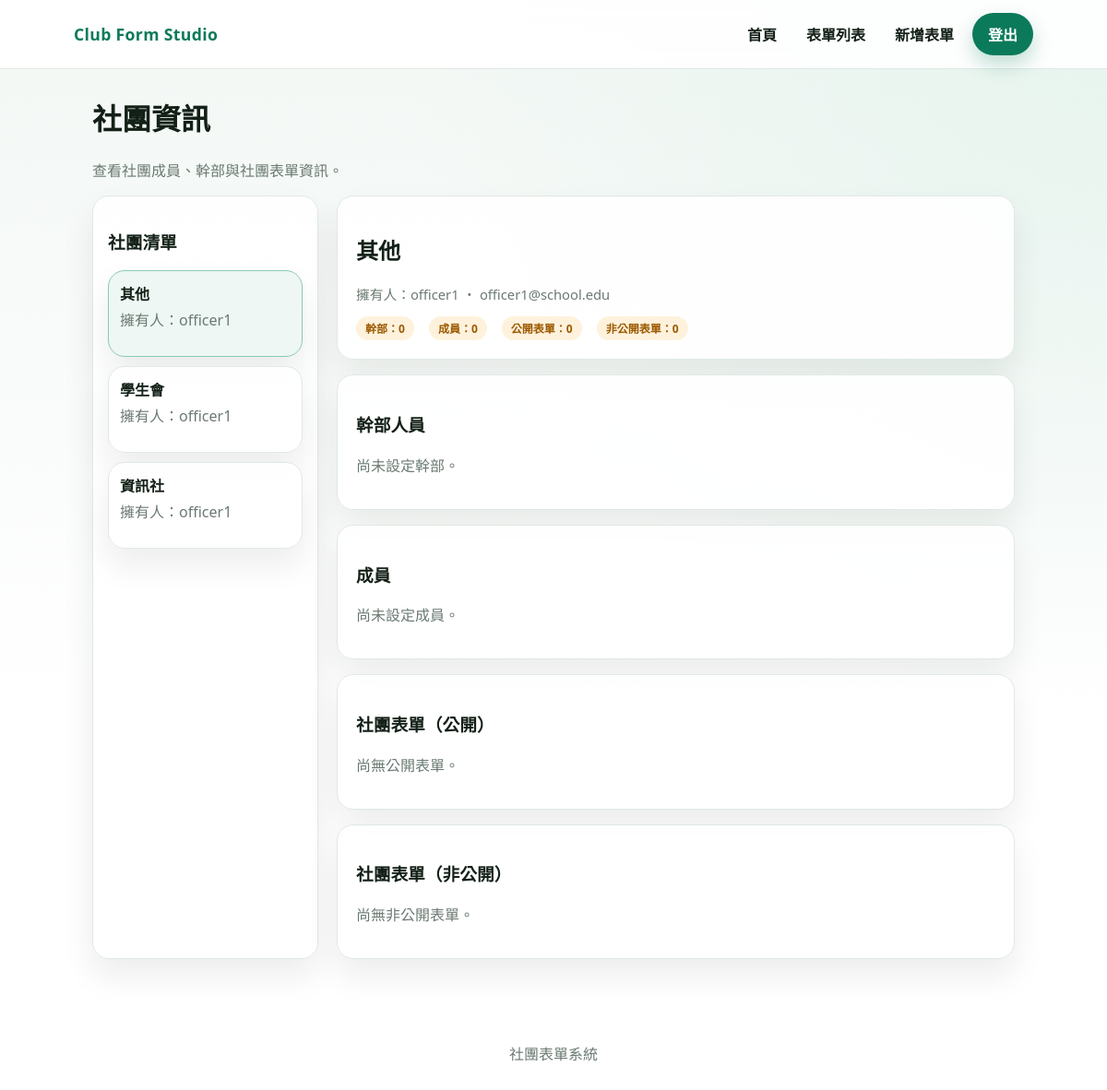
Before: /clubs/manage.php (signed in) with the older database file.
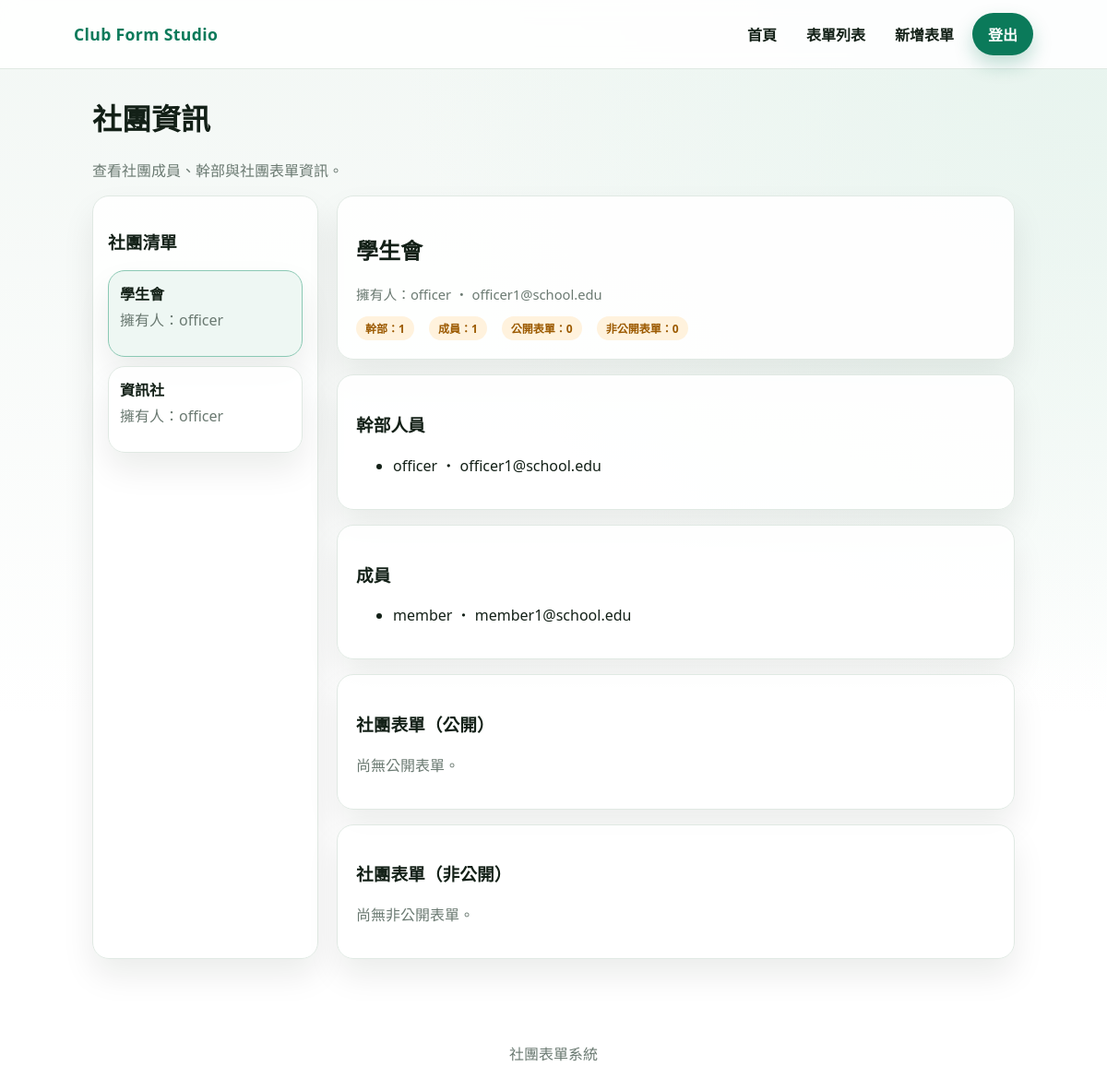
After: the same page with the newer database file.
### tables this page shows
CREATE TABLE clubs (
    id INT PRIMARY KEY AUTO_INCREMENT,
    name VARCHAR(100) UNIQUE NOT NULL,
    owner_user_id INT NOT NULL COMMENT '社團擁有者（建立者）',
    created_at TIMESTAMP DEFAULT CURRENT_TIMESTAMP,
    updated_at TIMESTAMP DEFAULT CURRENT_TIMESTAMP ON UPDATE CURRENT_TIMESTAMP,
    FOREIGN KEY (owner_user_id) REFERENCES users(id) ON DELETE RESTRICT,
    INDEX idx_owner (owner_user_id)
);

CREATE TABLE users (
    id INT PRIMARY KEY AUTO_INCREMENT,
    username VARCHAR(50) UNIQUE NOT NULL,
    password VARCHAR(255) NOT NULL,
    email VARCHAR(100) UNIQUE NOT NULL,
    club_category VARCHAR(100) NOT NULL COMMENT '社團分類：學術性、康樂性等',
    role ENUM('guest', 'member', 'club_officer', 'admin') DEFAULT 'member' COMMENT '身份：訪客、社團成員、社團幹部、管理員',
    created_at TIMESTAMP DEFAULT CURRENT_TIMESTAMP,
    updated_at TIMESTAMP DEFAULT CURRENT_TIMESTAMP ON UPDATE CURRENT_TIMESTAMP
);

### clubs/manage.php (the view, shortened to what the changed rows need)
<?php
$user_raw = isset($_SESSION['user']) ? $_SESSION['user'] : null;
$errors = [];
$is_admin = false;
$clubs = [];
$club = null;
$members = [];
$officers = [];
$public_forms = [];
$private_forms = [];
$selected_id = isset($_GET['id']) ? (int) $_GET['id'] : 0;
try {
	$pdo = get_db();
	$user_stmt = $pdo->prepare('SELECT id, username, role, club_category FROM users WHERE username = :u LIMIT 1');
	$user_stmt->execute([':u' => $user_raw]);
	$current_user = $user_stmt->fetch();
	if (!$current_user) {
		$errors[] = '找不到登入帳號資料。';
	} else {
		$is_admin = ($current_user['role'] === 'admin');
	}
	if (empty($errors)) {
		if ($is_admin) {
			$clubs = $pdo->query('SELECT c.id, c.name, u.username AS owner_name FROM clubs c JOIN users u ON u.id = c.owner_user_id ORDER BY c.name ASC')->fetchAll();
		}
	}
	if (empty($clubs)) {
		$errors[] = $is_admin ? '尚未建立任何社團。' : '你尚未加入任何社團。';
	} else {
		if ($selected_id === 0) {
			$selected_id = (int) $clubs[0]['id'];
		} else {
			$allowed_ids = array_map('intval', array_column($clubs, 'id'));
			if (!in_array($selected_id, $allowed_ids, true)) {
				$selected_id = (int) $clubs[0]['id'];
			}
		}
		$stmt = $pdo->prepare('SELECT c.id, c.name, c.owner_user_id, u.username AS owner_name, u.email AS owner_email FROM clubs c JOIN users u ON u.id = c.owner_user_id WHERE c.id = :id LIMIT 1');
		$stmt->execute([':id' => $selected_id]);
		$club = $stmt->fetch();
		if (!$club) {
			$errors[] = '找不到指定的社團。';
		} else {
			$member_stmt = $pdo->prepare('SELECT username, email, role FROM users WHERE club_category = :club ORDER BY role DESC, username ASC');
			$member_stmt->execute([':club' => $club['name']]);
			$members_all = $member_stmt->fetchAll();
			foreach ($members_all as $member) {
				if ($member['role'] === 'club_officer') {
					$officers[] = $member;
				} elseif ($member['role'] === 'member') {
					$members[] = $member;
				}
			}
		}
	}
} catch (Throwable $e) {
	$errors[] = '資料庫讀取失敗，請稍後再試。';
}
?>
<!doctype html>
<html lang="zh-Hant">
	<head>
		<link rel="stylesheet" href="/group_41/css/app.css" />
	</head>
	<body>
		<main class="section">
			<div class="container">
				<h1>社團資訊</h1>
				<?php if (!empty($errors)) : ?>
					<div class="error">
						<ul>
							<?php foreach ($errors as $e) : ?>
								<li><?php echo htmlspecialchars($e); ?></li>
							<?php endforeach; ?>
						</ul>
					</div>
				<?php else : ?>
					<div style="display: grid; gap: 20px; grid-template-columns: minmax(220px, 1fr) minmax(0, 3fr)">
						<div class="panel" style="padding: 16px">
							<h3>社團清單</h3>
							<div style="display: grid; gap: 10px; margin-top: 12px">
								<?php foreach ($clubs as $item) : ?>
									<?php $active = ($club && $club['id'] == $item['id']); ?>
									<a
										href="/group_41/clubs/manage.php?id=<?php echo (int) $item['id']; ?>"
										class="panel"
										style="padding: 12px; border-color: <?php echo $active ? '#8bc9b4' : '#e0e9e3'; ?>; background: <?php echo $active ? '#eef7f3' : 'rgba(255,255,255,0.9)'; ?>"
									>
										<strong><?php echo htmlspecialchars($item['name']); ?></strong>
										<p class="muted" style="margin-top: 4px">擁有人：<?php echo htmlspecialchars($item['owner_name']); ?></p>
									</a>
								<?php endforeach; ?>
							</div>
						</div>
						<div style="display: grid; gap: 16px">
							<div class="panel" style="padding: 20px">
								<h2><?php echo htmlspecialchars($club['name']); ?></h2>
								<p class="meta">擁有人：<?php echo htmlspecialchars($club['owner_name']); ?><?php echo $club['owner_email'] ? ' ・ ' . htmlspecialchars($club['owner_email']) : ''; ?></p>
								<div style="display: flex; gap: 16px; flex-wrap: wrap; margin-top: 12px">
									<span class="pill">幹部：<?php echo number_format(count($officers)); ?></span>
									<span class="pill">成員：<?php echo number_format(count($members)); ?></span>
									<span class="pill">公開表單：<?php echo number_format(count($public_forms)); ?></span>
									<span class="pill">非公開表單：<?php echo number_format(count($private_forms)); ?></span>
								</div>
							</div>
							<div class="panel" style="padding: 20px">
								<h3>幹部人員</h3>
								<?php if (empty($officers)) : ?>
									<p class="muted">尚未設定幹部。</p>
								<?php else : ?>
									<ul>
										<?php foreach ($officers as $officer) : ?>
											<li><?php echo htmlspecialchars($officer['username']); ?><?php echo $officer['email'] ? ' ・ ' . htmlspecialchars($officer['email']) : ''; ?></li>
										<?php endforeach; ?>
									</ul>
								<?php endif; ?>
							</div>
							<div class="panel" style="padding: 20px">
								<h3>成員</h3>
								<?php if (empty($members)) : ?>
									<p class="muted">尚未設定成員。</p>
								<?php else : ?>
									<ul>
										<?php foreach ($members as $member) : ?>
											<li><?php echo htmlspecialchars($member['username']); ?><?php echo $member['email'] ? ' ・ ' . htmlspecialchars($member['email']) : ''; ?></li>
										<?php endforeach; ?>
									</ul>
								<?php endif; ?>
							</div>
							<div class="panel" style="padding: 20px">
								<h3>社團表單（公開）</h3>
								<?php if (empty($public_forms)) : ?>
									<p class="muted">尚無公開表單。</p>
								<?php endif; ?>
							</div>
							<div class="panel" style="padding: 20px">
								<h3>社團表單（非公開）</h3>
								<?php if (empty($private_forms)) : ?>
									<p class="muted">尚無非公開表單。</p>
								<?php endif; ?>
							</div>
						</div>
					</div>
				<?php endif; ?>
			</div>
		</main>
	</body>
</html>
<?php
exit();

Changed rows visible on the page:
removed clubs: name "其他", owner_user.username "officer1", owner_user.email "officer1@school.edu"
changed through a linked row, clubs "學生會": owner_user.username "officer1" → "officer"
changed through a linked row, clubs "資訊社": owner_user.username "officer1" → "officer"
now on this page (row edited): users: username "officer", email "officer1@school.edu", shown under "幹部人員"
now on this page (row edited): users: username "member", email "member1@school.edu", shown under "成員"
Other visible differences:
$club['name']: "其他" → "學生會"
$club['owner_name']: "officer1" → "officer"
count($officers): "0" → "1"
count($members): "0" → "1"
text no longer shown: "尚未設定幹部。 尚未設定成員。"
